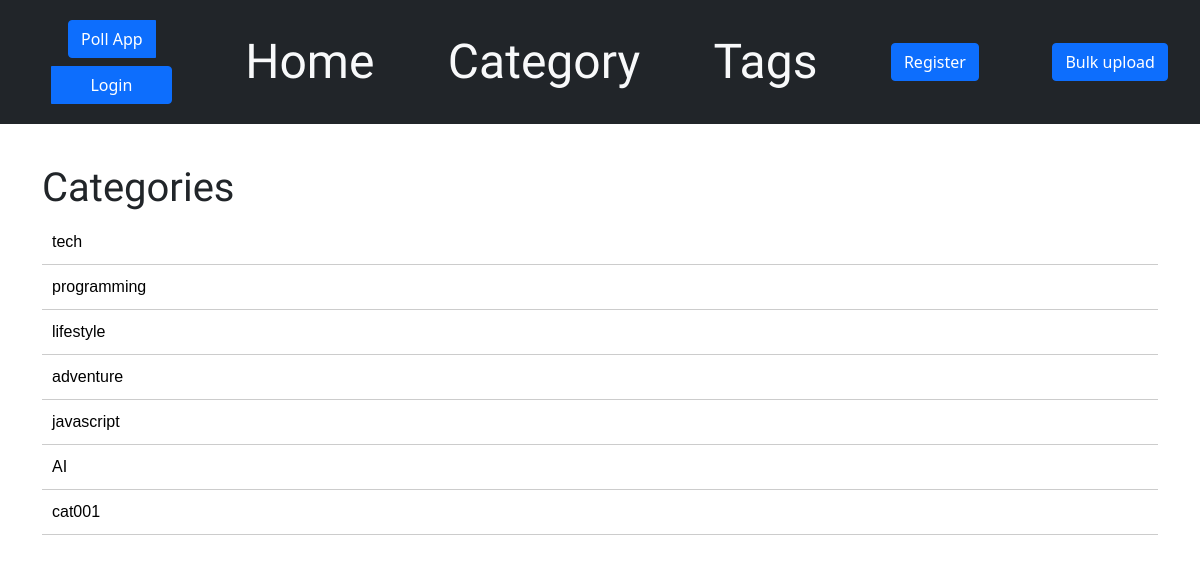
Before: /post/cat with the older database file.
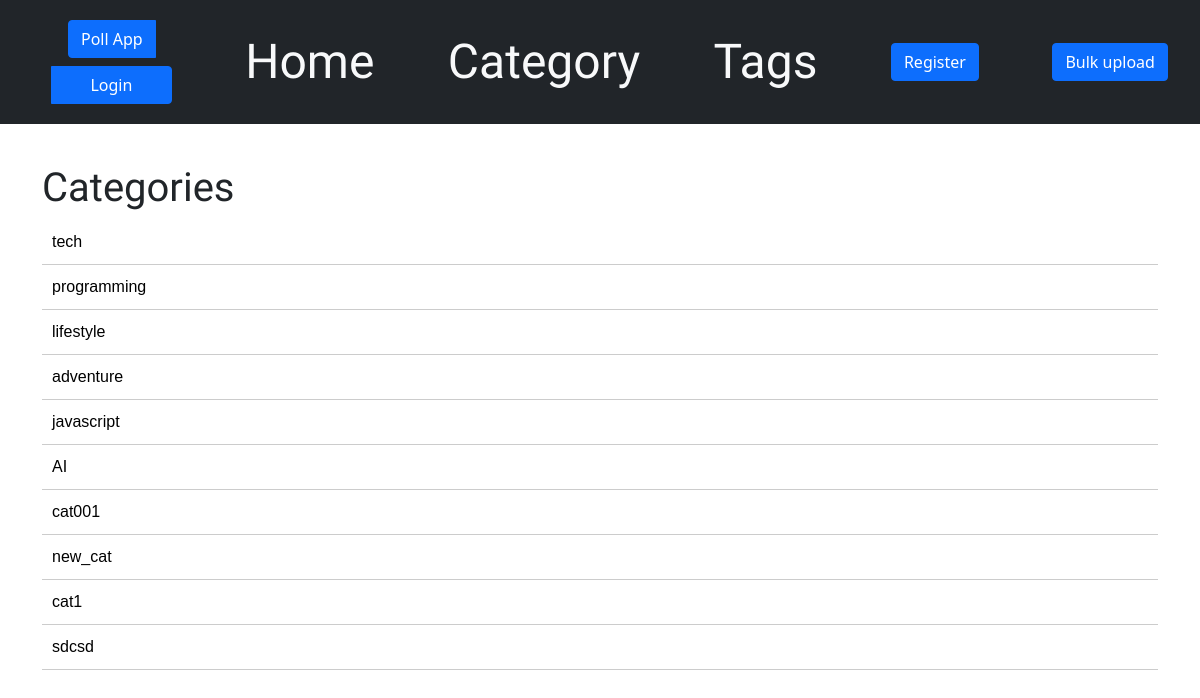
After: the same page with the newer database file.
### blog/models.py (models this page shows, shortened)
class Category(models.Model):
    title = models.CharField(max_length=60)
    description = models.TextField(max_length=120,default="Hii this is the discription")

### blog/views.py (the view)
# urls.py: path('post/cat', views.cat_list, name='Cat_list'),
def cat_list(request):
    categories = Category.objects.all()
    return render(request, 'blog/cat_list.html', {'categories':categories})

### blog/templates/blog/Cat_list.html
{% extends 'blog/base.html' %}
{% block content %}
<h1>Categories</h1>
<div class="catContainer">
    {% for categorie in categories %}
    <a class="text-decoration-none text-black " href="{% url 'blog:Cat_post' category_slug=categorie.title %}">
        <p>
            {{categorie.title}}
        </p>
    </a>
    {% endfor %}
</div>
{% endblock %}

Changed rows visible on the page:
added Category: title "new_cat"
added Category: title "cat1"
added Category: title "sdcsd"
